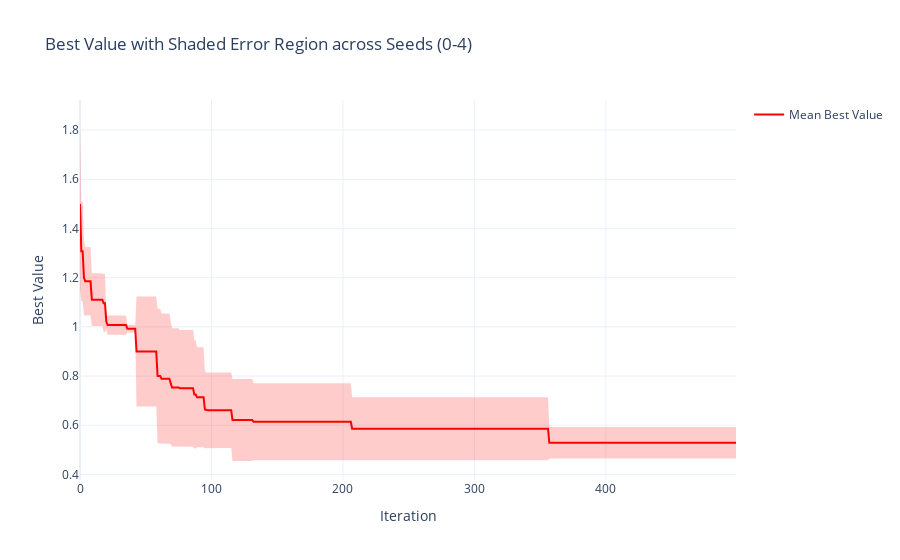

Source (notebook cell):
### Code cell
import os
import optuna
import numpy as np
import pandas as pd
import plotly.graph_objects as go

# List of file names for seeds 0-4
db_files = search_log_files(DB_DIR, ["random"])

db_folder = DB_DIR  # The folder where .db files are stored

# Initialize a list to store dataframes for each seed
dataframes = []

# Loop over each file, load the study, and calculate best values
for db_file in db_files:
    path = os.path.join(db_folder, db_file)
    storage_url = f"sqlite:///{path}"
    
    # Extract seed number from the filename (assuming the format stays consistent)
    seed = db_file.split('_')[-1].replace('.db', '')

    # Load the study
    study = optuna.load_study(study_name=f'bo_benchmark_random_{seed}', storage=storage_url)
    
    # Get the trials as a dataframe
    df = study.trials_dataframe().copy()
    
    # Compute the best values for each iteration
    if study.direction == optuna.study.StudyDirection.MAXIMIZE:
        df['best_value'] = df['value'].cummax()
    else:
        df['best_value'] = df['value'].cummin()
    
    # Store the dataframe for the current seed
    dataframes.append(df[['number', 'best_value']])

# Merge dataframes by iteration number
merged_df = pd.concat(dataframes, axis=1, keys=[f'seed_{i}' for i in range(len(db_files))])

# Compute mean and standard deviation of best values across seeds
best_values = merged_df.xs('best_value', axis=1, level=1)
mean_best = best_values.mean(axis=1)
std_best = best_values.std(axis=1)

# Compute upper and lower bounds for shaded area
upper_bound = mean_best + std_best
lower_bound = mean_best - std_best

# Plotting with Plotly
fig = go.Figure()

# Add the mean line
fig.add_trace(go.Scatter(
    x=best_values.index,
    y=mean_best,
    mode='lines',
    name='Mean Best Value',
    line=dict(color='red')
))

# Add the shaded error region
fig.add_trace(go.Scatter(
    x=best_values.index,
    y=upper_bound,
    mode='lines',
    line=dict(width=0),  # No line for upper bound
    name='Upper Bound',
    showlegend=False
))

fig.add_trace(go.Scatter(
    x=best_values.index,
    y=lower_bound,
    mode='lines',
    line=dict(width=0),  # No line for lower bound
    fill='tonexty',  # Fill the area between the upper and lower bound
    fillcolor='rgba(255, 0, 0, 0.2)',  # Red with transparency
    name='Shaded Error',
    showlegend=False
))

# Set plot labels and title
fig.update_layout(
    title="Best Value with Shaded Error Region across Seeds (0-4)",
    xaxis_title="Iteration",
    yaxis_title="Best Value",
    template="plotly_white"
)

# Show the plot
fig.show()

### Figure 1 — Plotly figure (JSON) as saved in the notebook; plotly's stock layout.template omitted (floating-point values rounded to 4 significant figures; data arrays with more than 128 entries replaced by an {"elided": "..."} marker saying what was removed)
{"data": [{"line": {"color": "red"}, "mode": "lines", "name": "Mean Best Value", "type": "scatter", "x": {"elided": "500 int values"}, "y": {"elided": "500 float values"}}, {"line": {"width": 0}, "mode": "lines", "name": "Upper Bound", "showlegend": false, "type": "scatter", "x": {"elided": "500 int values"}, "y": {"elided": "500 float values"}}, {"fill": "tonexty", "fillcolor": "rgba(255, 0, 0, 0.2)", "line": {"width": 0}, "mode": "lines", "name": "Shaded Error", "showlegend": false, "type": "scatter", "x": {"elided": "500 int values"}, "y": {"elided": "500 float values"}}], "layout": {"title": {"text": "Best Value with Shaded Error Region across Seeds (0-4)"}, "xaxis": {"title": {"text": "Iteration"}}, "yaxis": {"title": {"text": "Best Value"}}}}
